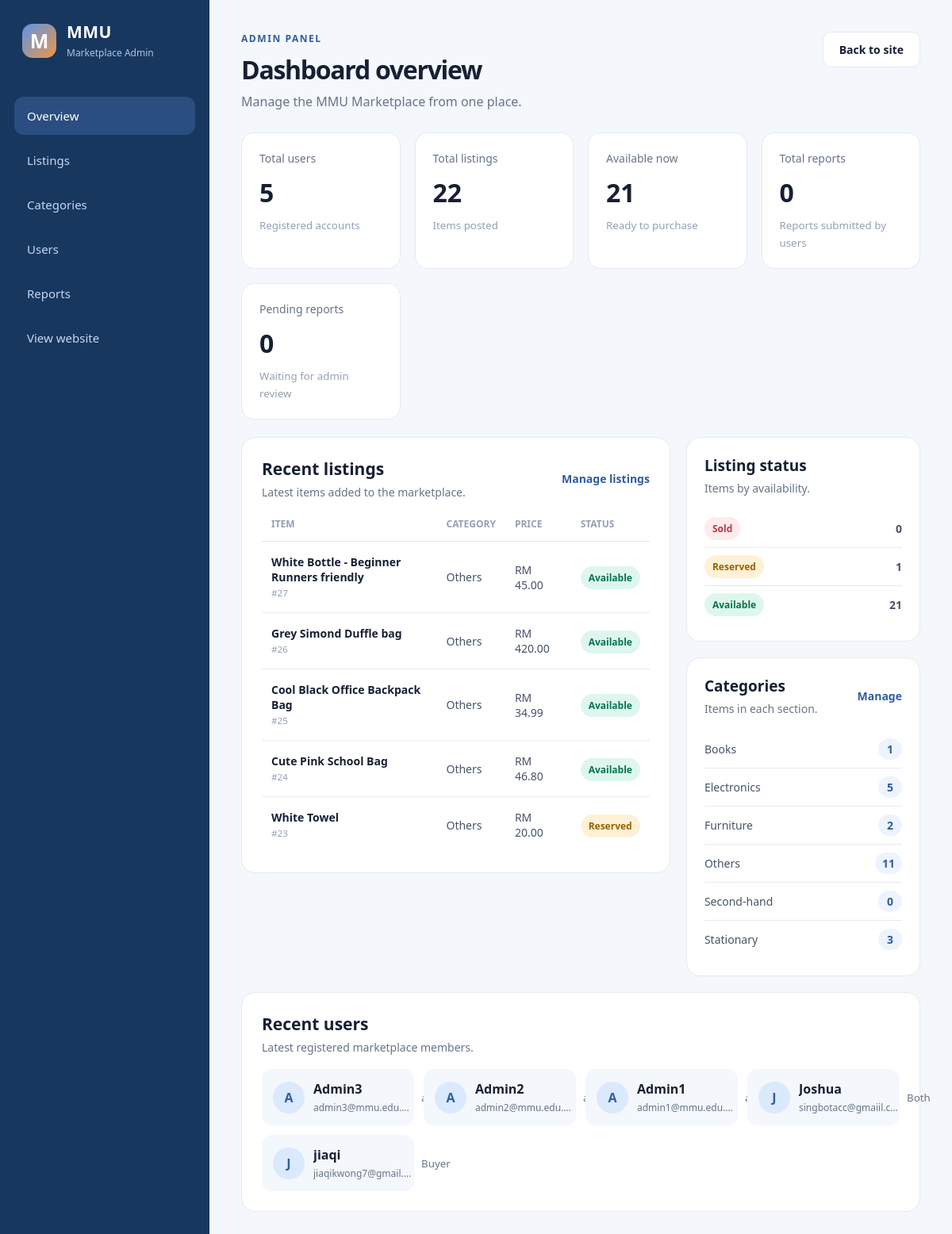
The page /admin (signed in) on the database its author committed.
### tables this page shows
CREATE TABLE item(
                   id INTEGER PRIMARY KEY AUTOINCREMENT,
                   title TEXT NOT NULL,
                   description TEXT NOT NULL,
                   category_id INTEGER NOT NULL,
                   status_id INTEGER NOT NULL,
                   condition_id INTEGER,
                   price REAL NOT NULL, image TEXT, seller_num TEXT, user_id INTEGER REFERENCES user(id),
                   FOREIGN KEY(category_id) REFERENCES category(id),
                   FOREIGN KEY(status_id) REFERENCES status(id),
                   FOREIGN KEY(condition_id) REFERENCES item_condition(id)
                   );

CREATE TABLE category(
                   id INTEGER PRIMARY KEY AUTOINCREMENT,
                   name TEXT NOT NULL UNIQUE
                   
                   );

CREATE TABLE status(
                   id INTEGER PRIMARY KEY AUTOINCREMENT,
                   condition TEXT NOT NULL UNIQUE
                   
                   );

CREATE TABLE user(
                id INTEGER PRIMARY KEY AUTOINCREMENT,
                email TEXT NOT NULL UNIQUE,
                username TEXT NOT NULL,
                password TEXT NOT NULL,
                gender TEXT NOT NULL,
                role TEXT NOT NULL
                , profile_image TEXT, phone_num TEXT, address TEXT, login_count INTEGER DEFAULT 0, register_time TEXT);

### app.py (the view)
@app.route("/admin")
def admin_dashboard():
    denied = check_admin()
    if denied:
        return denied
    connect = sqlite3.connect("database.db")
    cursor = connect.cursor()
    cursor.execute("SELECT COUNT(*) FROM user")
    total_users = cursor.fetchone()[0]
    cursor.execute("SELECT COUNT(*) FROM item")
    total_listings = cursor.fetchone()[0]
    cursor.execute("""
        SELECT COUNT(*)
        FROM item
        JOIN status ON item.status_id = status.id
        WHERE status.condition = 'Available'
    """)
    available_listings = cursor.fetchone()[0]
    cursor.execute("SELECT COUNT(*) FROM report")
    total_reports = cursor.fetchone()[0]
    cursor.execute("SELECT COUNT(*) FROM report WHERE status = 'Pending'")
    pending_reports = cursor.fetchone()[0]
    cursor.execute("""
        SELECT item.id, item.title, item.price, category.name, status.condition
        FROM item
        JOIN category ON item.category_id = category.id
        JOIN status ON item.status_id = status.id
        ORDER BY item.id DESC
        LIMIT 5
    """)
    recent_items = cursor.fetchall()
    cursor.execute("""
        SELECT status.condition, COUNT(item.id)
        FROM status
        LEFT JOIN item ON item.status_id = status.id
        GROUP BY status.id, status.condition
        ORDER BY status.id
    """)
    status_summary = cursor.fetchall()
    cursor.execute("""
        SELECT category.name, COUNT(item.id)
        FROM category
        LEFT JOIN item ON item.category_id = category.id
        GROUP BY category.id, category.name
        ORDER BY category.name
    """)
    category_summary = cursor.fetchall()
    cursor.execute("""
        SELECT username, email, role
        FROM user
        ORDER BY id DESC
        LIMIT 6
    """)
    recent_users = cursor.fetchall()
    connect.close()
    stats = {
        "total_users": total_users,
        "total_listings": total_listings,
        "available_listings": available_listings,
        "total_reports": total_reports,
        "pending_reports": pending_reports
    }
    return render_template("admin.html",
                           stats=stats,
                           recent_items=recent_items,
                           status_summary=status_summary,
                           category_summary=category_summary,
                           recent_users=recent_users)

### app.py (called while the page is built)
def check_admin():
    if session.get('role') != 'admin':
        flash("Access denied. Admins only.")
        return redirect(url_for('home_page'))
    return None

### templates/admin.html (shortened to what this page needs)
<!DOCTYPE html>
<html lang="en">
<head>
    <link rel="stylesheet" href="{{ url_for('static', filename='css/admin.css') }}">
</head>
<body class="admin-body">
    <div class="admin-layout">
        <aside class="admin-sidebar">
            <a class="admin-brand" href="{{ url_for('home') }}">
                <span class="brand-mark">M</span>
                <span>
                    <strong>MMU</strong>
                    <small>Marketplace Admin</small>
                </span>
            </a>
            <nav class="admin-nav" aria-label="Admin navigation">
                <a class="active" href="{{ url_for('admin_dashboard') }}">Overview</a>
                <a href="{{ url_for('admin_items') }}">Listings</a>
                <a href="{{ url_for('admin_categories') }}">Categories</a>
                <a href="{{ url_for('admin_users') }}">Users</a>
                <a href="{{ url_for('admin_reports') }}">Reports</a>
                <a href="{{ url_for('home') }}">View website</a>
            </nav>
        </aside>
        <main class="admin-main">
            <header class="dashboard-header">
                <div>
                    <p class="eyebrow">ADMIN PANEL</p>
                    <h1>Dashboard overview</h1>
                    <p class="dashboard-subtitle">Manage the MMU Marketplace from one place.</p>
                </div>
                <a class="button" href="{{ url_for('home') }}">Back to site</a>
            </header>
            <section class="stat-grid" aria-label="Marketplace statistics">
                <article class="stat-card">
                    <p>Total users</p>
                    <strong>{{ stats.total_users }}</strong>
                    <small>Registered accounts</small>
                </article>
                <article class="stat-card">
                    <p>Total listings</p>
                    <strong>{{ stats.total_listings }}</strong>
                    <small>Items posted</small>
                </article>
                <article class="stat-card">
                    <p>Available now</p>
                    <strong>{{ stats.available_listings }}</strong>
                    <small>Ready to purchase</small>
                </article>
                <article class="stat-card">
                    <p>Total reports</p>
                    <strong>{{ stats.total_reports }}</strong>
                    <small>Reports submitted by users</small>
                </article>
                <article class="stat-card">
                    <p>Pending reports</p>
                    <strong>{{ stats.pending_reports }}</strong>
                    <small>Waiting for admin review</small>
                </article>
            </section>
            <div class="dashboard-columns">
                <section class="listings-panel">
                    <div class="panel-heading">
                        <div>
                            <h2>Recent listings</h2>
                            <p>Latest items added to the marketplace.</p>
                        </div>
                        <a href="{{ url_for('admin_items') }}">Manage listings</a>
                    </div>
                    <div class="table-wrap">
                        <table class="listing-table">
                            <thead>
                                <tr>
                                    <th>Item</th>
                                    <th>Category</th>
                                    <th>Price</th>
                                    <th>Status</th>
                                </tr>
                            </thead>
                            <tbody>
                                {% for item_id, title, price, category, status in recent_items %}
                                <tr>
                                    <td>
                                        <strong>{{ title }}</strong>
                                        <small>#{{ item_id }}</small>
                                    </td>
                                    <td>{{ category }}</td>
                                    <td>RM {{ "%.2f" | format(price) }}</td>
                                    <td><span class="status status-{{ status | lower }}">{{ status }}</span></td>
                                </tr>
                                {% else %}
                                <tr class="empty-row">
                                    <td colspan="4">No items listed yet.</td>
                                </tr>
                                {% endfor %}
                            </tbody>
                        </table>
                    </div>
                </section>
                <div class="summary-panels">
                    <section class="summary-panel">
                        <div class="panel-heading small">
                            <div>
                                <h2>Listing status</h2>
                                <p>Items by availability.</p>
                            </div>
                        </div>
                        <div class="summary-list">
                            {% for status, count in status_summary %}
                            <div>
                                <span class="status status-{{ status | lower }}">{{ status }}</span>
                                <strong>{{ count }}</strong>
                            </div>
                            {% endfor %}
                        </div>
                    </section>
                    <section class="summary-panel">
                        <div class="panel-heading small">
                            <div>
                                <h2>Categories</h2>
                                <p>Items in each section.</p>
                            </div>
                            <a href="{{ url_for('admin_categories') }}">Manage</a>
                        </div>
                        <div class="category-list">
                            {% for category, count in category_summary %}
                            <div>
                                <span>{{ category }}</span>
                                <strong>{{ count }}</strong>
                            </div>
                            {% endfor %}
                        </div>
                    </section>
                </div>
            </div>
            <section class="users-panel" id="recent-users">
                <div class="panel-heading">
                    <div>
                        <h2>Recent users</h2>
                        <p>Latest registered marketplace members.</p>
                    </div>
                </div>
                {% if recent_users %}
                <div class="user-grid">
                    {% for username, email, role in recent_users %}
                    <article class="user-card">
                        <span class="user-avatar">{{ username[0] | upper }}</span>
                        <div>
                            <strong>{{ username }}</strong>
                            <p>{{ email }}</p>
                        </div>
                        <small>{{ role }}</small>
                    </article>
                    {% endfor %}
                </div>
                {% else %}
                <div class="user-empty">
                    <strong>No users registered yet</strong>
                    <p>New member accounts will appear here after students register.</p>
                </div>
                {% endif %}
            </section>
        </main>
    </div>
</body>
</html>

### rows shown on the page
item: title "White Bottle - Beginner Runners friendly", id "27", name "Others", price "45.00", condition "Available"
item: title "Grey Simond Duffle bag", id "26", name "Others", price "420.00", condition "Available"
item: title "Cool Black Office Backpack Bag", id "25", name "Others", price "34.99", condition "Available"
item: title "Cute Pink School Bag", id "24", name "Others", price "46.80", condition "Available"
item: title "White Towel", id "23", name "Others", price "20.00", condition "Reserved"
status: condition "Sold", count "0"
status: condition "Reserved", count "1"
status: condition "Available", count "21"
category: name "Books", count "1"
category: name "Electronics", count "5"
category: name "Furniture", count "2"
category: name "Others", count "11"
category: name "Second-hand", count "0"
category: name "Stationary", count "3"
user: username "A", username "Admin3", email "admin3@mmu.edu.…"
user: username "A", username "Admin2", email "admin2@mmu.edu.…"
user: username "A", username "Admin1", email "admin1@mmu.edu.…"
user: username "J", username "Joshua", email "singbotacc@gmaiil.c…", role "Both"
user: username "J", username "jiaqi", email "jiaqikwong7@gmail.…", role "Buyer"

### other values the page prints
{{ stats.total_users }} "5"
{{ stats.total_listings }} "22"
{{ stats.available_listings }} "21"
{{ stats.total_reports }} "0"
{{ stats.pending_reports }} "0"
